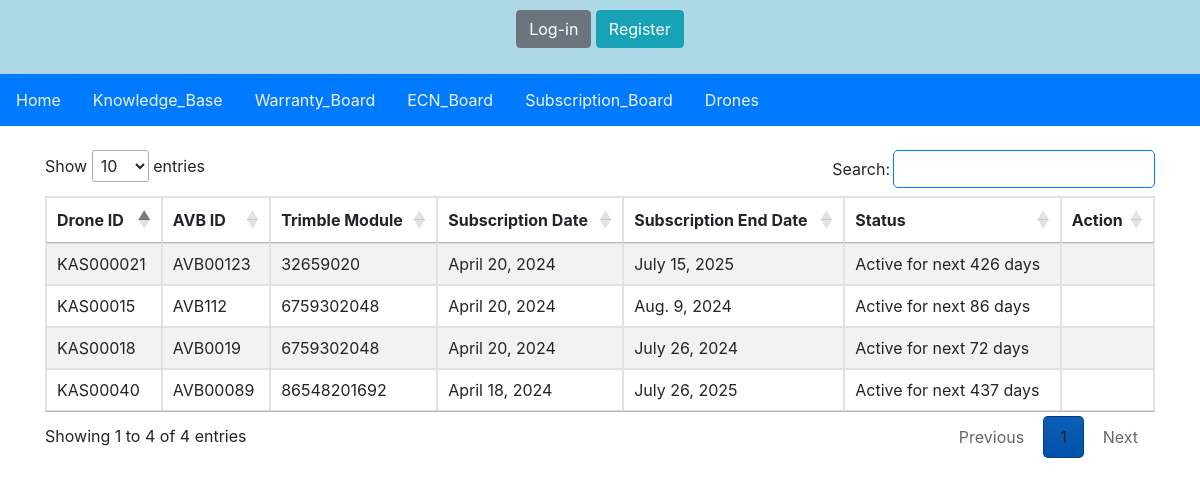
The app's page /subscription/, older data.
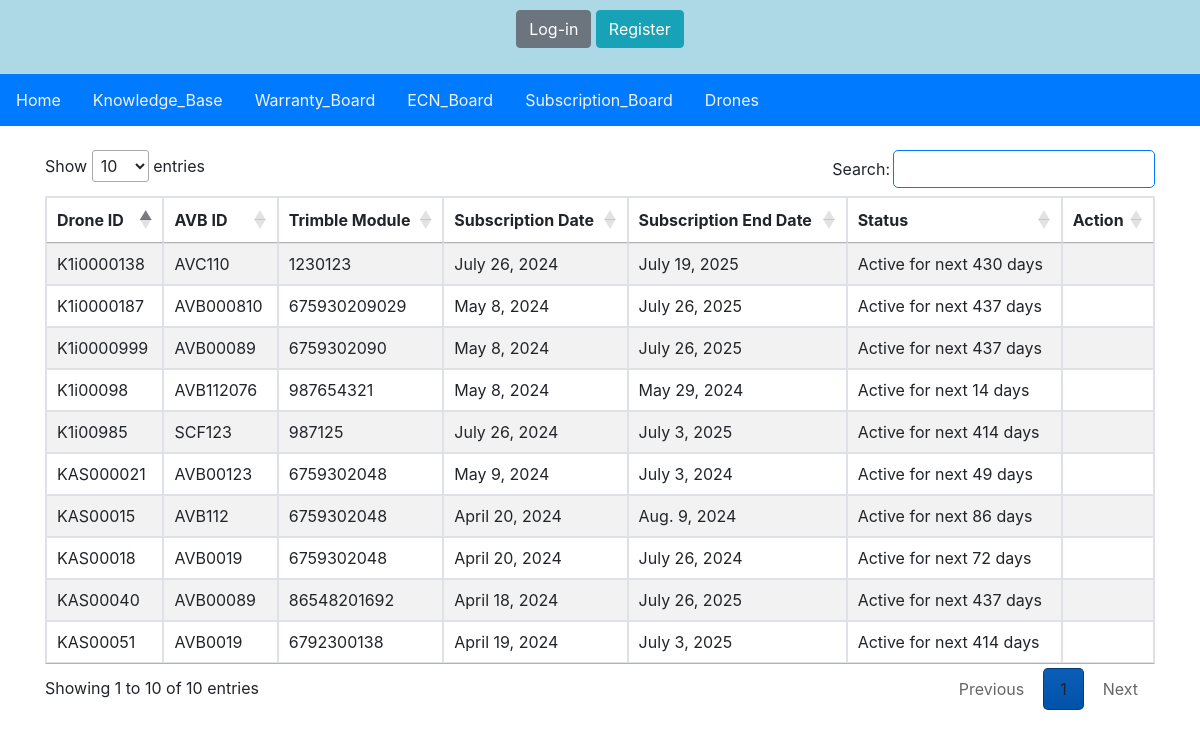
The same page, newer data.
### main/models.py (models this page shows, shortened)
class Drone(models.Model):
    id = models.AutoField(primary_key=True)
    Drone_id = models.CharField(max_length=20, unique=True)
    UIN = models.CharField(max_length=20, unique=True)
    drone_type = models.CharField(max_length=20, choices=type_drone, default=1)
    AVB = models.CharField(max_length=20)
    Timble_module = models.CharField(max_length=20)
    Subscription_date = models.DateField()
    Subscription_end_date = models.DateField()
    created_on = models.DateField(auto_now_add=True)

### main/views.py (the view)
# urls.py: path('subscription/', views.Subscription, name='subscription'),
def Subscription(request):
    drones = Drone.objects.all()
    today = datetime.now().date()  # Get today's date
    for drone in drones:
        if drone.Subscription_end_date < today:
            drone.subscription_status = 'Expired'
        else:
            days_remaining = (drone.Subscription_end_date - today).days
            drone.subscription_status = f'Active for next {days_remaining} days'
    return render(request, 'Subscription.html', {'drones': drones, 'today': today})

### static/templates/subscription.html (shortened to what this page needs)
{% include 'nav.html' %}
<!DOCTYPE html>
<html lang="en">
<head>
    <link rel="stylesheet" href="https://stackpath.bootstrapcdn.com/bootstrap/4.5.2/css/bootstrap.min.css">
    <link rel="stylesheet" type="text/css" href="https://cdn.datatables.net/1.11.5/css/jquery.dataTables.css">
</head>
<body>
<div class="container mt-4">
    <div class="row">
        <div class="col-md-12">
            <table id="warranties-table" class="table table-striped table-bordered" style="width:100%">
                <thead>
                <tr>
                    <th>Drone ID</th>
                    <th>AVB ID</th>
                    <th>Trimble Module</th>
                    <th>Subscription Date</th>
                    <th>Subscription End Date</th>
                    <th>Status</th>
                    <th>Action</th>
                </tr>
                </thead>
                <tbody>
                {% for drone in drones %}
                <tr>
                    <td>{{ drone.Drone_id }}</td>
                    <td>{{ drone.AVB }}</td>
                    <td>{{ drone.Timble_module }}</td>
                    <td>{{ drone.Subscription_date }}</td>
                    <td>{{ drone.Subscription_end_date }}</td>
                    <td>{{ drone.subscription_status }}</td>
                    <td>
                    </td>
                </tr>
                {% endfor %}
                </tbody>
            </table>
        </div>
    </div>
</div>
</body>
</html>

Row changes from the older to the newer data that the page shows:
changed Drone "KAS000021": Timble_module "32659020" → "6759302048"; Subscription_date "April 20, 2024" → "May 9, 2024"; Subscription_end_date "July 15, 2025" → "July 3, 2024"; subscription_status "Active for next 426 days" → "Active for next 49 days"
added Drone: Drone_id "KAS00051", AVB "AVB0019", Timble_module "6792300138", Subscription_date "April 19, 2024", Subscription_end_date "July 3, 2025", subscription_status "Active for next 414 days"
added Drone: Drone_id "K1i00098", AVB "AVB112076", Timble_module "987654321", Subscription_date "May 8, 2024", Subscription_end_date "May 29, 2024", subscription_status "Active for next 14 days"
added Drone: Drone_id "K1i0000138", AVB "AVC110", Timble_module "1230123", Subscription_date "July 26, 2024", Subscription_end_date "July 19, 2025", subscription_status "Active for next 430 days"
added Drone: Drone_id "K1i0000999", AVB "AVB00089", Timble_module "6759302090", Subscription_date "May 8, 2024", Subscription_end_date "July 26, 2025", subscription_status "Active for next 437 days"
added Drone: Drone_id "K1i0000187", AVB "AVB000810", Timble_module "675930209029", Subscription_date "May 8, 2024", Subscription_end_date "July 26, 2025", subscription_status "Active for next 437 days"
added Drone: Drone_id "K1i00985", AVB "SCF123", Timble_module "987125", Subscription_date "July 26, 2024", Subscription_end_date "July 3, 2025", subscription_status "Active for next 414 days"
Text that changed along with them:
text written by a page script: "Show entries Search: Showing 1 to 4 of 4 entries Previous 1 Next" → "Show entries Search: Showing 1 to 10 of 10 entries Previous 1 Next"
